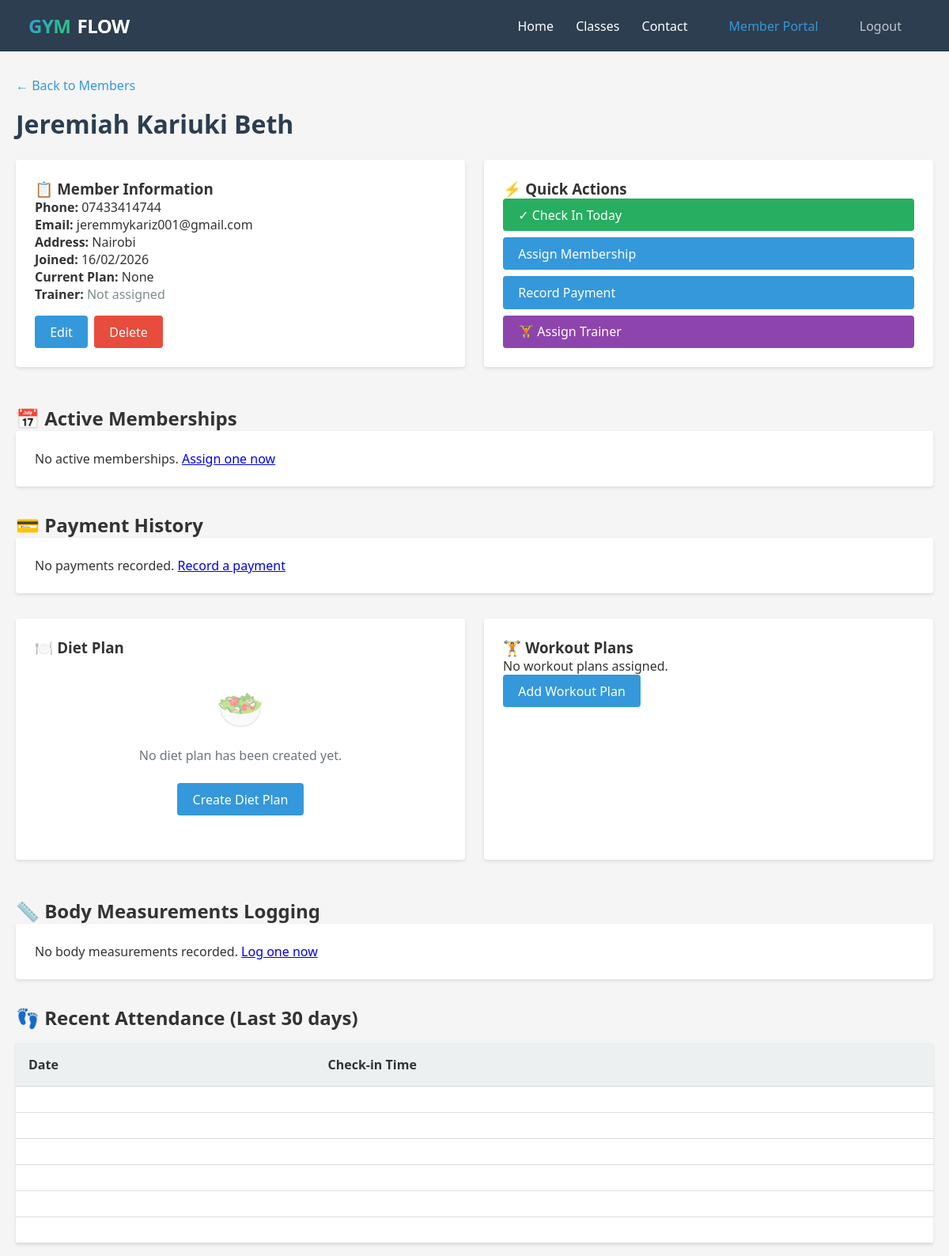
/members/2/ (signed in), run on the app's committed database.
### base/gym/models.py (models this page shows, shortened)
class Member(models.Model):
    user = models.OneToOneField(User, on_delete=models.CASCADE, related_name="member_profile", null=True, blank=True)
    full_name = models.CharField(max_length=120)
    phone = models.CharField(max_length=20, unique=True, null=True, blank=True)
    email = models.EmailField(blank=True, null=True)
    address = models.CharField(max_length=200, blank=True)
    joined_on = models.DateField(auto_now_add=True)
    membership_Plan = models.ForeignKey("MembershipPlan", on_delete=models.SET_NULL, null=True, blank=True)

class Attedance(models.Model):
    member = models.ForeignKey("Member", on_delete=models.CASCADE)
    date = models.DateField(default=timezone.now, db_index=True)  # DateField so unique_together works per day
    class Meta:
        unique_together = ("member", "date")  # one check-in per day

### base/gym/views/members.py (the view)
# urls.py: path("members/<int:member_id>/", views.member_detail, name="member_detail"),
@login_required
def member_detail(request, member_id):
    member = get_object_or_404(Member, id=member_id)
    memberships = member.memberships.all()
    payments = member.payments.all()
    attendance = member.attedance_set.all().order_by("-date")[:30]
    measurements = member.measurements.all().order_by("-date")
    try:
        diet_plan = member.diet_plan
    except DietPlan.DoesNotExist:
        diet_plan = None
    workout_plans = member.workout_plans.all()
    return render(
        request,
        "gym/member_detail.html",
        {
            "member": member,
            "memberships": memberships,
            "payments": payments,
            "attendance": attendance,
            "measurements": measurements,
            "diet_plan": diet_plan,
            "workout_plans": workout_plans,
        },
    )

### base/templates/gym/member_detail.html (shortened to what this page needs)
{% extends 'gym/base.html' %}
{% block content %}
<a href="{% url 'member_list' %}" class="back-link">← Back to Members</a>
<h1>{{ member.full_name }}</h1>
<div
    style="display: grid; grid-template-columns: repeat(auto-fit, minmax(300px, 1fr)); gap: 1.5rem; margin-bottom: 2rem;">
    <div class="card">
        <h3>📋 Member Information</h3>
        <p><strong>Phone:</strong> {{ member.phone }}</p>
        <p><strong>Email:</strong> {{ member.email|default:"N/A" }}</p>
        <p><strong>Address:</strong> {{ member.address|default:"N/A" }}</p>
        <p><strong>Joined:</strong> {{ member.joined_on|date:"d/m/Y" }}</p>
        <p><strong>Current Plan:</strong> {{ member.membership_Plan|default:"None" }}</p>
        <p>
            <strong>Trainer:</strong>
            {% if member.trainer_assignment %}
            <a href="{% url 'trainer_detail' member.trainer_assignment.trainer.id %}">{{
                member.trainer_assignment.trainer.full_name }}</a>
            {% else %}
            <span style="color:#7f8c8d;">Not assigned</span>
            {% endif %}
        </p>
        <div class="actions" style="margin-top: 1rem;">
            <a href="{% url 'member_edit' member.id %}" class="btn">Edit</a>
            <a href="{% url 'member_delete' member.id %}" class="btn btn-danger">Delete</a>
        </div>
    </div>
    <div class="card">
        <h3>⚡ Quick Actions</h3>
        <div style="display: flex; flex-direction: column; gap: 0.5rem;">
            <a href="{% url 'mark_present' member.id %}" class="btn btn-success">✓ Check In Today</a>
            <a href="{% url 'assign_membership' member.id %}" class="btn">Assign Membership</a>
            <a href="{% url 'record_payment' member.id %}" class="btn">Record Payment</a>
            <a href="{% url 'assign_trainer' member.id %}" class="btn" style="background-color:#8e44ad;">🏋️ Assign
                Trainer</a>
        </div>
    </div>
</div>
<h2>📅 Active Memberships</h2>
{% if memberships %}
<table>
    <thead>
        <tr>
            <th>Plan</th>
            <th>Start Date</th>
            <th>End Date</th>
            <th>Status</th>
            <th>Actions</th>
        </tr>
    </thead>
    <tbody>
        {% for m in memberships %}
        <tr>
            <td>{{ m.plan.name }}</td>
            <td>{{ m.start_date|date:"d/m/Y" }}</td>
            <td>{{ m.end_date|date:"d/m/Y" }}</td>
            <td>
                {% if m.is_active %}
                <span style="color: #27ae60; font-weight: bold;">✓ Active</span>
                {% else %}
                <span style="color: #e74c3c;">Inactive</span>
                {% endif %}
            </td>
            <td>
                <div class="actions">
                    <a href="{% url 'membership_edit' m.id %}" class="btn">Edit</a>
                    <a href="{% url 'membership_delete' m.id %}" class="btn btn-danger">Delete</a>
                </div>
            </td>
        </tr>
        {% endfor %}
    </tbody>
</table>
{% else %}
<div class="card">
    <p>No active memberships. <a href="{% url 'assign_membership' member.id %}">Assign one now</a></p>
</div>
{% endif %}
<h2 style="margin-top: 2rem;">💳 Payment History</h2>
{% if payments %}
<table>
    <thead>
        <tr>
            <th>Date</th>
            <th>Plan</th>
            <th>Amount (KES)</th>
            <th>Balance</th>
            <th>Method</th>
            <th>Reference</th>
            <th>Actions</th>
        </tr>
    </thead>
    <tbody>
        {% for p in payments %}
        <tr>
            <td>{{ p.date|date:"d/m/Y" }}</td>
            <td>{{ p.plan_name }}</td>
            <td>{{ p.amount }}</td>
            <td>
                {% if p.balance > 0 %}
                <span style="color: #e74c3c; font-weight: bold;">{{ p.balance }}</span>
                {% else %}
                <span style="color: #27ae60; font-weight: bold;">{{ p.balance }}</span>
                {% endif %}
            </td>
            <td>{{ p.method }}</td>
            <td>{{ p.reference|default:"N/A" }}</td>
            <td>
                <div class="actions">
                    <a href="{% url 'payment_edit' p.id %}" class="btn">Edit</a>
                    <a href="{% url 'payment_delete' p.id %}" class="btn btn-danger">Delete</a>
                </div>
            </td>
        </tr>
        {% endfor %}
    </tbody>
</table>
{% else %}
<div class="card">
    <p>No payments recorded. <a href="{% url 'record_payment' member.id %}">Record a payment</a></p>
</div>
{% endif %}
<div style="display: grid; grid-template-columns: repeat(auto-fit, minmax(300px, 1fr)); gap: 1.5rem; margin-top: 2rem;">
    <div class="card diet-card">
        <h3>🍽️ Diet Plan</h3>
        {% if diet_plan %}
        <div class="diet-target">
            <h4 class="diet-target-title">Daily Target</h4>
            <div class="diet-target-value">
                {{ diet_plan.calories }} <span class="diet-target-unit">kcal</span>
            </div>
        </div>
        <div class="diet-grid">
            <div class="diet-macro-box macro-box-p">
                <strong class="macro-title macro-title-p">Protein</strong>
                <span class="macro-val">{{ diet_plan.protein|default:"-" }}g</span>
            </div>
            <div class="diet-macro-box macro-box-c">
                <strong class="macro-title macro-title-c">Carbs</strong>
                <span class="macro-val">{{ diet_plan.carbs|default:"-" }}g</span>
            </div>
            <div class="diet-macro-box macro-box-f">
                <strong class="macro-title macro-title-f">Fats</strong>
                <span class="macro-val">{{ diet_plan.fats|default:"-" }}g</span>
            </div>
        </div>
        {% if diet_plan.notes %}
        <div class="diet-notes">
            <h4 class="diet-notes-title">📝 Notes / Guidance</h4>
            <p class="diet-notes-content">{{ diet_plan.notes|linebreaksbr }}</p>
        </div>
        {% endif %}
        <div class="actions" style="margin-top: auto;">
            <a href="{% url 'diet_plan_edit' member.id %}" class="btn" style="width: 100%; text-align: center;">Edit
                Diet Plan</a>
        </div>
        {% else %}
        <div class="diet-empty">
            <div class="diet-empty-icon">🥗</div>
            <p>No diet plan has been created yet.</p>
            <a href="{% url 'diet_plan_edit' member.id %}" class="btn btn-primary">Create Diet Plan</a>
        </div>
        {% endif %}
    </div>
    <div class="card">
        <h3>🏋️ Workout Plans</h3>
        {% if workout_plans %}
        <div style="display: flex; flex-direction: column; gap: 0.5rem; margin-bottom: 1rem;">
            {% for wp in workout_plans %}
            <div
                style="display: flex; justify-content: space-between; align-items: center; padding: 0.5rem; border: 1px solid var(--border-color); border-radius: 4px;">
                <span>
                    <strong>{{ wp.name }}</strong>
                    <span style="font-size: 0.8em; color: var(--text-muted);">
                        {% if wp.is_active %}<span style="color:#27ae60;">(Active)</span>{% else %}(Inactive){% endif %}
                    </span>
                </span>
                <div class="actions">
                    <a href="{% url 'workout_plan_detail' wp.id %}" class="btn">View</a>
                    <a href="{% url 'workout_plan_delete' wp.id %}" class="btn btn-danger">Del</a>
                </div>
            </div>
            {% endfor %}
        </div>
        <a href="{% url 'workout_plan_create' member.id %}" class="btn">Add New Workout Plan</a>
        {% else %}
        <p>No workout plans assigned.</p>
        <a href="{% url 'workout_plan_create' member.id %}" class="btn">Add Workout Plan</a>
        {% endif %}
    </div>
</div>
<h2 style="margin-top: 2rem;">📏 Body Measurements Logging</h2>
{% if measurements %}
<table>
    <thead>
        <tr>
            <th>Date</th>
            <th>Weight (kg)</th>
            <th>Height (cm)</th>
            <th>Body Fat (%)</th>
            <th>BMI</th>
            <th>Actions</th>
        </tr>
    </thead>
    <tbody>
        {% for m in measurements %}
        <tr>
            <td>{{ m.date|date:"d/m/Y" }}</td>
            <td>{{ m.weight }}</td>
            <td>{{ m.height|default:"-" }}</td>
            <td>{{ m.body_fat|default:"-" }}</td>
            <td>{{ m.bmi|default:"-" }}</td>
            <td>
                <div class="actions">
                    <a href="{% url 'measurement_delete' m.id %}" class="btn btn-danger">Delete</a>
                </div>
            </td>
        </tr>
        {% endfor %}
    </tbody>
</table>
<div style="margin-top: 1rem;">
    <a href="{% url 'measurement_create' member.id %}" class="btn">Log New Measurement</a>
</div>
{% else %}
<div class="card">
    <p>No body measurements recorded. <a href="{% url 'measurement_create' member.id %}">Log one now</a></p>
</div>
{% endif %}
<h2 style="margin-top: 2rem;">👣 Recent Attendance (Last 30 days)</h2>
{% if attendance %}
<table>
    <thead>
        <tr>
            <th>Date</th>
            <th>Check-in Time</th>
        </tr>
    </thead>
    <tbody>
        {% for a in attendance %}
        <tr>
            <td>{{ a.date|date:"d/m/Y" }}</td>
            <td>{{ a.date|time:"H:i" }}</td>
        </tr>
        {% endfor %}
    </tbody>
</table>
{% else %}
<div class="card">
    <p>No attendance records yet.</p>
</div>
{% endif %}
{% endblock %}

### base/templates/gym/base.html (style rules this page uses)
* { margin: 0; padding: 0; box-sizing: border-box; }
body { font-family: 'Segoe UI', Tahoma, Geneva, Verdana, sans-serif; background-color: #f5f5f5; color: #333; }
h1 { color: #2c3e50; margin-bottom: 1.5rem; }
.btn { display: inline-block; padding: 0.6rem 1.2rem; background-color: #3498db; color: white; text-decoration: none; border: none; border-radius: 4px; cursor: pointer; font-size: 1rem; transition: background-color 0.3s; }
.btn-danger { background-color: #e74c3c; }
.btn-success { background-color: #27ae60; }
table { width: 100%; border-collapse: collapse; margin: 1rem 0; background: white; box-shadow: 0 2px 4px rgba(0, 0, 0, 0.1); }
th, td { padding: 1rem; text-align: left; border-bottom: 1px solid #ddd; }
th { background-color: #ecf0f1; font-weight: 600; }
.card { background: white; padding: 1.5rem; border-radius: 4px; box-shadow: 0 2px 4px rgba(0, 0, 0, 0.1); margin-bottom: 1rem; }
.actions { display: flex; gap: 0.5rem; flex-wrap: wrap; }
.back-link { display: inline-block; margin-bottom: 1rem; color: #3498db; text-decoration: none; }
.diet-card { display: flex; flex-direction: column; }
.diet-empty { text-align: center; padding: 2rem 0; color: #6c757d; }
.diet-empty-icon { font-size: 3rem; margin-bottom: 1rem; opacity: 0.5; }
.diet-empty p { margin-bottom: 1.5rem; }

### data on the page
Member: full_name "Jeremiah Kariuki Beth", phone "07433414744", email "jeremmykariz001@gmail.com", address "Nairobi", joined_on "16/02/2026", membership_Plan "None"
